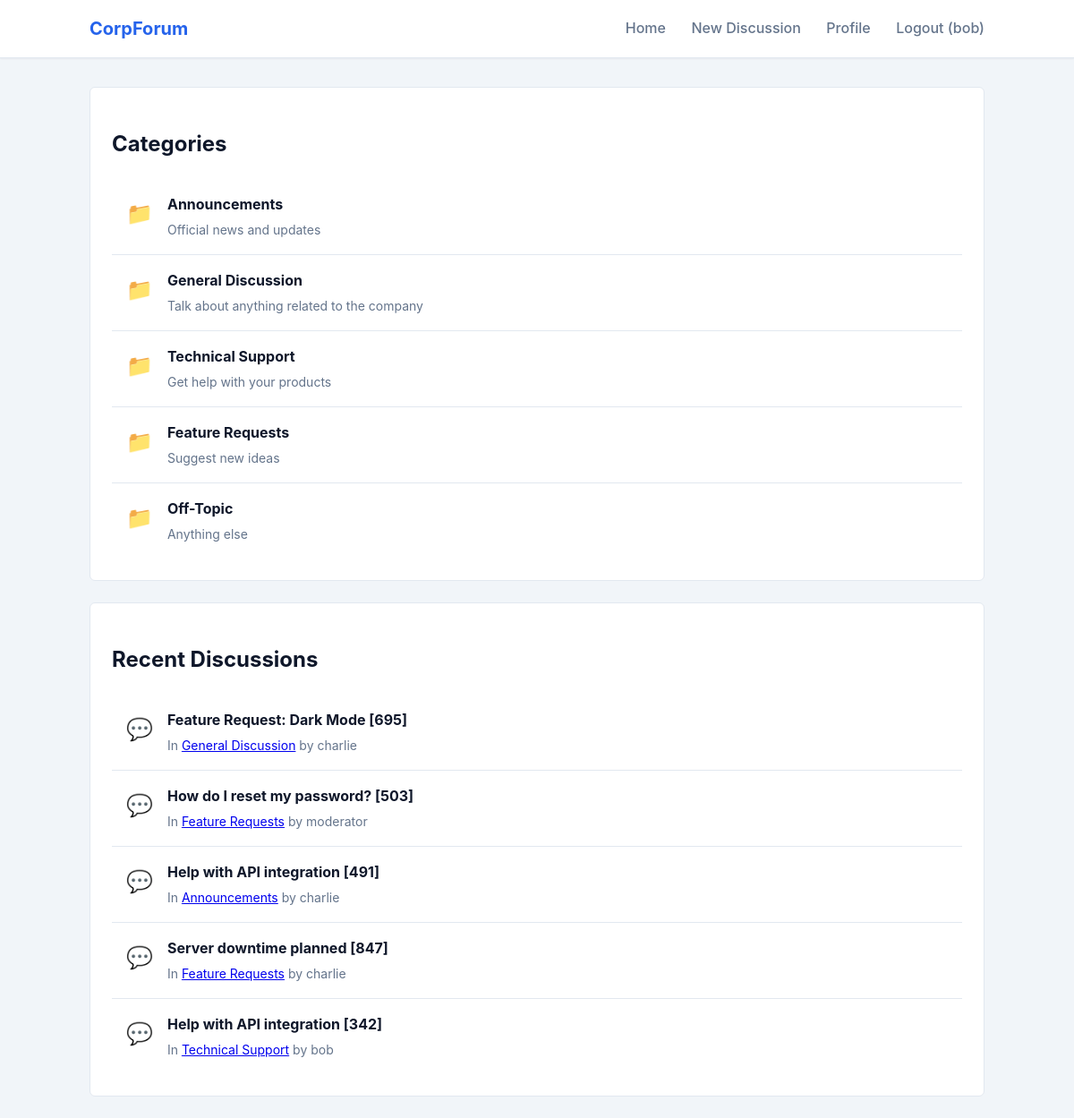
/ (signed in), run on the app's committed database.
### tables this page shows
CREATE TABLE users (
    id INTEGER PRIMARY KEY AUTOINCREMENT,
    username TEXT NOT NULL UNIQUE,
    password TEXT NOT NULL,
    email TEXT,
    role TEXT DEFAULT 'user',
    reputation INTEGER DEFAULT 0,
    avatar TEXT,
    joined_at TIMESTAMP DEFAULT CURRENT_TIMESTAMP
);

CREATE TABLE categories (
    id INTEGER PRIMARY KEY AUTOINCREMENT,
    name TEXT NOT NULL,
    description TEXT,
    slug TEXT NOT NULL UNIQUE
);

CREATE TABLE threads (
    id INTEGER PRIMARY KEY AUTOINCREMENT,
    category_id INTEGER,
    user_id INTEGER,
    title TEXT NOT NULL,
    views INTEGER DEFAULT 0,
    is_pinned BOOLEAN DEFAULT 0,
    created_at TIMESTAMP DEFAULT CURRENT_TIMESTAMP,
    FOREIGN KEY (category_id) REFERENCES categories(id),
    FOREIGN KEY (user_id) REFERENCES users(id)
);

### app2/app.py (the view)
@app.route('/')
def index():
    cur = get_db().cursor()
    cur.execute("SELECT * FROM categories")
    categories = cur.fetchall()
    cur.execute("""
        SELECT t.*, u.username, c.name as category_name, c.slug as category_slug
        FROM threads t
        JOIN users u ON t.user_id = u.id
        JOIN categories c ON t.category_id = c.id
        ORDER BY t.created_at DESC LIMIT 5
    """)
    recent_threads = cur.fetchall()
    return render_template('index.html', categories=categories, recent_threads=recent_threads)

### app2/app.py (called while the page is built)
def get_db():
    db = getattr(g, '_database', None)
    if db is None:
        db = g._database = sqlite3.connect(app.config['DATABASE'])
        db.row_factory = sqlite3.Row
    return db

@app.teardown_appcontext
def close_connection(exception):
    db = getattr(g, '_database', None)
    if db is not None:
        db.close()

@app.context_processor
def inject_user():
    user = None
    if 'user_id' in session:
        cur = get_db().cursor()
        cur.execute("SELECT * FROM users WHERE id = ?", (session['user_id'],))
        user = cur.fetchone()
    return dict(current_user=user)

### app2/templates/index.html
{% extends "base.html" %}
{% block content %}
<div class="card">
    <h2>Categories</h2>
    <div class="list-group">
        {% for cat in categories %}
        <div class="thread-item">
            <div class="thread-icon">📁</div>
            <div class="thread-content">
                <h4><a href="{{ url_for('category_view', slug=cat['slug']) }}">{{ cat['name'] }}</a></h4>
                <div class="thread-meta">{{ cat['description'] }}</div>
            </div>
        </div>
        {% endfor %}
    </div>
</div>
<div class="card">
    <h2>Recent Discussions</h2>
    {% for thread in recent_threads %}
    <div class="thread-item">
        <div class="thread-icon">💬</div>
        <div class="thread-content">
            <h4><a href="{{ url_for('thread_view', thread_id=thread['id']) }}">{{ thread['title'] | safe }}</a></h4>
            <div class="thread-meta">
                In <a href="{{ url_for('category_view', slug=thread['category_slug']) }}">{{ thread['category_name']
                    }}</a>
                by {{ thread['username'] }}
            </div>
        </div>
    </div>
    {% endfor %}
</div>
{% endblock %}

### app2/templates/base.html (shortened to what this page needs)
<!DOCTYPE html>
<html lang="en">
<head>
    <link rel="stylesheet" href="{{ url_for('static', filename='css/style.css') }}">
</head>
<body>
    <nav class="navbar">
        <div class="container">
            <a href="{{ url_for('index') }}" class="brand">CorpForum</a>
            <div class="nav-links">
                <a href="{{ url_for('index') }}">Home</a>
                {% if current_user %}
                <a href="{{ url_for('new_thread') }}">New Discussion</a>
                <a href="{{ url_for('profile') }}">Profile</a>
                <a href="{{ url_for('logout') }}">Logout ({{ current_user['username'] }})</a>
                {% else %}
                <a href="{{ url_for('login') }}">Login</a>
                <a href="{{ url_for('register') }}">Register</a>
                {% endif %}
            </div>
        </div>
    </nav>
    <div class="container">
        {% block content %}{% endblock %}
    </div>
</body>
</html>

### app2/static/css/style.css (style rules this page uses)
:root { --primary: #2563eb; --primary-dark: #1d4ed8; --secondary: #64748b; --bg-body: #f1f5f9; --bg-card: #ffffff; --text-main: #0f172a; --text-muted: #64748b; --border: #e2e8f0; --radius: 6px; }
body { font-family: -apple-system, BlinkMacSystemFont, "Segoe UI", Roboto, Helvetica, Arial, sans-serif; background-color: var(--bg-body); color: var(--text-main); line-height: 1.6; margin: 0; }
.navbar { background-color: var(--bg-card); border-bottom: 1px solid var(--border); padding: 1rem 0; margin-bottom: 2rem; box-shadow: 0 1px 2px 0 rgba(0, 0, 0, 0.05); }
.navbar .container { display: flex; justify-content: space-between; align-items: center; }
.brand { font-size: 1.25rem; font-weight: 700; color: var(--primary); text-decoration: none; display: flex; align-items: center; gap: 0.5rem; }
.nav-links a { color: var(--text-muted); text-decoration: none; margin-left: 1.5rem; font-weight: 500; }
.container { max-width: 1000px; margin: 0 auto; padding: 0 1.5rem; }
.card { background: var(--bg-card); border: 1px solid var(--border); border-radius: var(--radius); padding: 1.5rem; margin-bottom: 1.5rem; }
.thread-item { padding: 1rem; border-bottom: 1px solid var(--border); display: flex; gap: 1rem; }
.thread-item:last-child { border-bottom: none; }
.thread-icon { font-size: 1.5rem; color: var(--text-muted); padding-top: 0.25rem; }
.thread-content h4 { margin: 0 0 0.25rem 0; }
.thread-content h4 a { text-decoration: none; color: var(--text-main); }
.thread-meta { font-size: 0.875rem; color: var(--text-muted); }

### data on the page
users: username "bob"
categories: name "Announcements", description "Official news and updates"
categories: name "General Discussion", description "Talk about anything related to the company"
categories: name "Technical Support", description "Get help with your products"
categories: name "Feature Requests", description "Suggest new ideas"
categories: name "Off-Topic", description "Anything else"
threads: title "Feature Request: Dark Mode [695]", category_name "General Discussion", username "charlie"
threads: title "How do I reset my password? [503]", category_name "Feature Requests", username "moderator"
threads: title "Help with API integration [491]", category_name "Announcements", username "charlie"
threads: title "Server downtime planned [847]", category_name "Feature Requests", username "charlie"
threads: title "Help with API integration [342]", category_name "Technical Support", username "bob"
